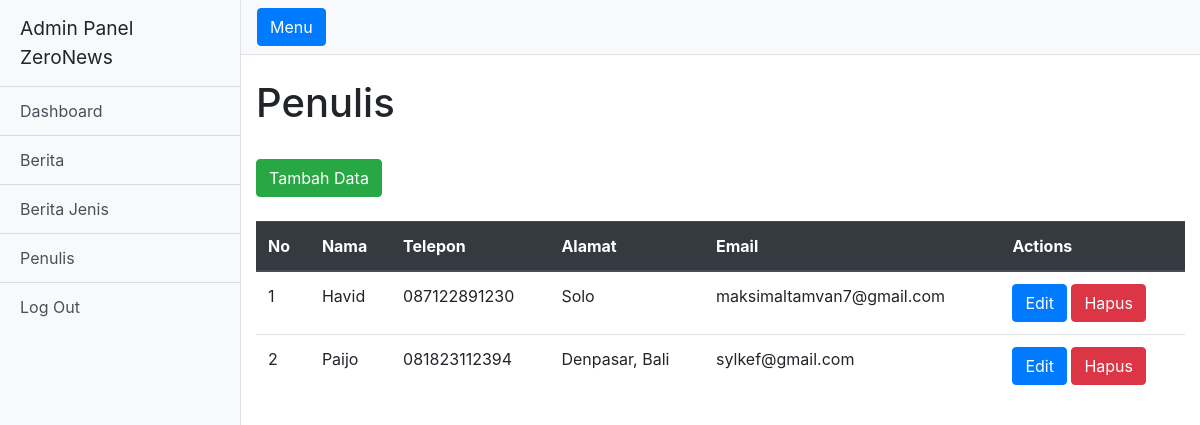
Screenshot of /index.php/penulis with the database file from the repository.
### tables this page shows
CREATE TABLE `penulis` (
  `id` int(11) NOT NULL,
  `nama` varchar(100) NOT NULL,
  `telepon` varchar(13) DEFAULT NULL,
  `alamat` varchar(150) DEFAULT NULL,
  `email` varchar(45) DEFAULT NULL
);

### application/controllers/Penulis.php (called while the page is built, shortened)
<?php
class Penulis extends CI_Controller{
 function __construct(){
    $this->load->model('ModelPenulis');
 }
 public function index(){
    $data['penulis'] = $this->ModelPenulis->tampil_data();
    $this->load->view('admin/v_penulis',$data);
 }
}
 ?>

### index.php (called while the page is built, shortened)
<?php
require_once BASEPATH.'core/CodeIgniter.php';

### application/models/ModelPenulis.php (called while the page is built, shortened)
<?php if(!defined('BASEPATH')) exit ('No direct script access allowed');
class ModelPenulis extends CI_Model {
     public function tampil_data()
     {
          $this->db->order_by('nama','ASC');
          return $this->db->get('penulis')->result();
     }
}

### application/views/admin/v_penulis.php (the view, shortened to what this page needs)
<!DOCTYPE html>
<html lang="en">
<head>
		<link rel="stylesheet" href="<?php echo base_url(); ?>assets/bootstrap/css/bootstrap.min.css">
		<link href="<?php echo base_url(); ?>assets/css/simple-sidebar.css" rel="stylesheet">
	</head>
	<body>
	<div class="d-flex" id="wrapper">
<div class="bg-light border-right" id="sidebar-wrapper">
  <div class="sidebar-heading">Admin Panel ZeroNews </div>
  <div class="list-group list-group-flush">
	<a href="<?php echo base_url()?>admin/a_panel" class="list-group-item list-group-item-action bg-light">Dashboard</a>
	<a href="<?php echo base_url()?>berita" class="list-group-item list-group-item-action bg-light">Berita</a>
	<a href="<?php echo base_url()?>beritajenis" class="list-group-item list-group-item-action bg-light">Berita Jenis</a>
	<a href="<?php echo base_url()?>penulis" class="list-group-item list-group-item-action bg-light">Penulis</a>
	<a href="<?php echo base_url(); ?>login/logout" class="list-group-item list-group-item-action bg-light">Log Out</a>
  </div>
</div>
<div id="page-content-wrapper">
  <nav class="navbar navbar-expand-lg navbar-light bg-light border-bottom">
	<button class="btn btn-primary" id="menu-toggle">Menu</button>
  </nav>
  <div class="container-fluid">
	<div class="row">
	  <div class="col-md">
		 <h1 class="mt-4">Penulis</h1>
              <br>
              <a href="<?php echo base_url('penulis/tambah')?>">
                <button class="btn btn-success">Tambah Data</button>
              </a>
              <br><br>
              <table class="table">
              <thead class="thead-dark">
                <tr>
                  <th scope="col">No</th>
                  <th scope="col">Nama</th>
                  <th scope="col">Telepon</th>
                  <th scope="col">Alamat</th>
                  <th scope="col">Email</th>
                  <th scope="col">Actions</th>
                </tr>
              </thead>
              <tbody>
                <?php
                    $no = 1;
                    foreach($penulis as $p){
                    ?>
                    <tr>
                        <td><?php echo $no++ ?></td>
                        <td><?php echo $p->nama ?></td>
                        <td><?php echo $p->telepon ?></td>
                        <td><?php echo $p->alamat ?></td>
                        <td><?php echo $p->email ?></td>
                        <td>
                        <a href="<?php echo base_url('penulis/edit/'.$p->id)?>">
                          <button class="btn btn-primary">Edit</button>
                          </a>
                        <a href="<?php echo base_url('penulis/hapus/'.$p->id)?>">
                          <button class="btn btn-danger">Hapus</button>
                          </a>
                        </td>
                    </tr>
                    <?php } ?>
	</table>
		</div>
		</div>
	  </div>
	</div>
  </div>
	</body>
</html>

### assets/css/simple-sidebar.css (style rules this page uses)
body { overflow-x: hidden; }
#sidebar-wrapper { min-height: 100vh; margin-left: -15rem; -webkit-transition: margin .25s ease-out; -moz-transition: margin .25s ease-out; -o-transition: margin .25s ease-out; transition: margin .25s ease-out; }
#sidebar-wrapper .sidebar-heading { padding: 0.875rem 1.25rem; font-size: 1.2rem; }
#sidebar-wrapper .list-group { width: 15rem; }
#page-content-wrapper { min-width: 100vw; }
@media (min-width: 768px) { #sidebar-wrapper { margin-left: 0; } }
@media (min-width: 768px) { #page-content-wrapper { min-width: 0; width: 100%; } }

### rows the page displays
penulis: nama "Havid", telepon "087122891230", alamat "Solo", email "maksimaltamvan7@gmail.com"
penulis: nama "Paijo", telepon "081823112394", alamat "Denpasar, Bali", email "sylkef@gmail.com"
